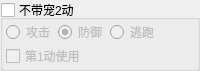
          <widget class="QGroupBox" name="groupBox_noPet">
           <property name="maximumSize">
            <size>
             <width>16777215</width>
             <height>50</height>
            </size>
           </property>
           <property name="title">
            <string>不带宠2动</string>
           </property>
           <property name="checkable">
            <bool>true</bool>
           </property>
           <property name="checked">
            <bool>false</bool>
           </property>
           <layout class="QVBoxLayout" name="verticalLayout_4">
            <property name="spacing">
             <number>0</number>
            </property>
            <property name="leftMargin">
             <number>3</number>
            </property>
            <property name="topMargin">
             <number>0</number>
            </property>
            <property name="rightMargin">
             <number>0</number>
            </property>
            <property name="bottomMargin">
             <number>0</number>
            </property>
            <item>
             <layout class="QHBoxLayout" name="horizontalLayout_8">
              <property name="spacing">
               <number>3</number>
              </property>
              <item>
               <widget class="QRadioButton" name="radioButton_attack">
                <property name="text">
                 <string>攻击</string>
                </property>
                <property name="checked">
                 <bool>false</bool>
                </property>
               </widget>
              </item>
              <item>
               <widget class="QRadioButton" name="radioButton_defense">
                <property name="text">
                 <string>防御</string>
                </property>
                <property name="checked">
                 <bool>true</bool>
                </property>
                <property name="autoRepeat">
                 <bool>false</bool>
                </property>
               </widget>
              </item>
              <item>
               <widget class="QRadioButton" name="radioButton_escape">
                <property name="text">
                 <string>逃跑</string>
                </property>
               </widget>
              </item>
              <item>
               <spacer name="horizontalSpacer_6">
                <property name="orientation">
                 <enum>Qt::Horizontal</enum>
                </property>
                <property name="sizeHint" stdset="0">
                 <size>
                  <width>0</width>
                  <height>0</height>
                 </size>
                </property>
               </spacer>
              </item>
             </layout>
            </item>
            <item>
             <widget class="QCheckBox" name="checkBox_noPetFirstUse">
              <property name="text">
               <string>第1动使用</string>
              </property>
             </widget>
            </item>
            <item>
             <spacer name="verticalSpacer_4">
              <property name="orientation">
               <enum>Qt::Vertical</enum>
              </property>
              <property name="sizeHint" stdset="0">
               <size>
                <width>20</width>
                <height>0</height>
               </size>
              </property>
             </spacer>
            </item>
           </layout>
          </widget>
